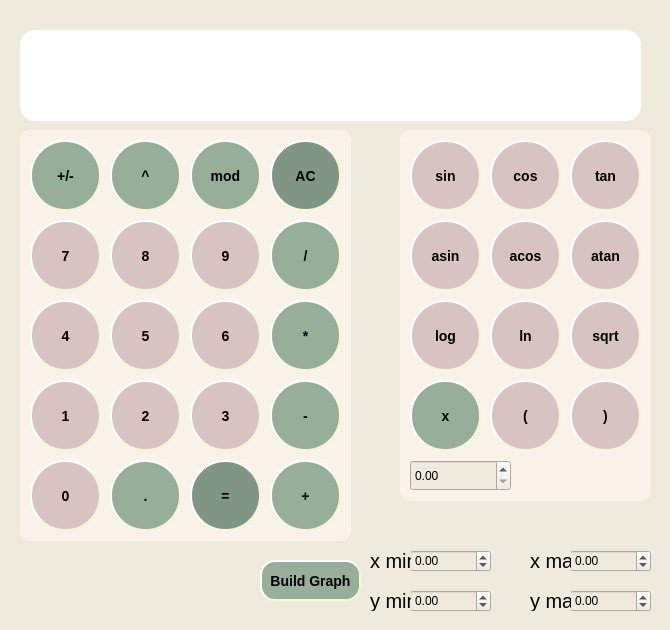
<?xml version="1.0" encoding="UTF-8"?>
<ui version="4.0">
 <class>defoltwindow</class>
 <widget class="QWidget" name="defoltwindow">
  <property name="geometry">
   <rect>
    <x>0</x>
    <y>0</y>
    <width>670</width>
    <height>630</height>
   </rect>
  </property>
  <property name="palette">
   <palette>
    <active>
     <colorrole role="Button">
      <brush brushstyle="SolidPattern">
       <color alpha="255">
        <red>239</red>
        <green>234</green>
        <blue>222</blue>
       </color>
      </brush>
     </colorrole>
     <colorrole role="Base">
      <brush brushstyle="SolidPattern">
       <color alpha="255">
        <red>239</red>
        <green>234</green>
        <blue>222</blue>
       </color>
      </brush>
     </colorrole>
     <colorrole role="Window">
      <brush brushstyle="SolidPattern">
       <color alpha="255">
        <red>239</red>
        <green>234</green>
        <blue>222</blue>
       </color>
      </brush>
     </colorrole>
    </active>
    <inactive>
     <colorrole role="Button">
      <brush brushstyle="SolidPattern">
       <color alpha="255">
        <red>239</red>
        <green>234</green>
        <blue>222</blue>
       </color>
      </brush>
     </colorrole>
     <colorrole role="Base">
      <brush brushstyle="SolidPattern">
       <color alpha="255">
        <red>239</red>
        <green>234</green>
        <blue>222</blue>
       </color>
      </brush>
     </colorrole>
     <colorrole role="Window">
      <brush brushstyle="SolidPattern">
       <color alpha="255">
        <red>239</red>
        <green>234</green>
        <blue>222</blue>
       </color>
      </brush>
     </colorrole>
    </inactive>
    <disabled>
     <colorrole role="Button">
      <brush brushstyle="SolidPattern">
       <color alpha="255">
        <red>239</red>
        <green>234</green>
        <blue>222</blue>
       </color>
      </brush>
     </colorrole>
     <colorrole role="Base">
      <brush brushstyle="SolidPattern">
       <color alpha="255">
        <red>239</red>
        <green>234</green>
        <blue>222</blue>
       </color>
      </brush>
     </colorrole>
     <colorrole role="Window">
      <brush brushstyle="SolidPattern">
       <color alpha="255">
        <red>239</red>
        <green>234</green>
        <blue>222</blue>
       </color>
      </brush>
     </colorrole>
    </disabled>
   </palette>
  </property>
  <property name="windowTitle">
   <string>calculator</string>
  </property>
  <property name="styleSheet">
   <string notr="true">QWidget{
background-color:rgb(239, 234, 222);
}</string>
  </property>
  <widget class="QPushButton" name="button_open">
   <property name="geometry">
    <rect>
     <x>490</x>
     <y>380</y>
     <width>71</width>
     <height>71</height>
    </rect>
   </property>
   <property name="styleSheet">
    <string notr="true">QPushButton{
     background-color: rgb(215, 196, 194);
     border-style: outset;
	border-width: 2px;
     border-radius: 35px;
     border-color: beige;
     font: bold 14px;
 }
 QPushButton:pressed {
     background-color: rgb(236, 215, 213);
     border-style: inset;
 }</string>
   </property>
   <property name="text">
    <string>(</string>
   </property>
  </widget>
  <widget class="QPushButton" name="button_close">
   <property name="geometry">
    <rect>
     <x>570</x>
     <y>380</y>
     <width>71</width>
     <height>71</height>
    </rect>
   </property>
   <property name="styleSheet">
    <string notr="true">QPushButton{
     background-color: rgb(215, 196, 194);
     border-style: outset;
	border-width: 2px;
     border-radius: 35px;
     border-color: beige;
     font: bold 14px;
 }
 QPushButton:pressed {
     background-color: rgb(236, 215, 213);
     border-style: inset;
 }</string>
   </property>
   <property name="text">
    <string>)</string>
   </property>
  </widget>
  <widget class="QPushButton" name="button_ac">
   <property name="geometry">
    <rect>
     <x>270</x>
     <y>140</y>
     <width>71</width>
     <height>71</height>
    </rect>
   </property>
   <property name="styleSheet">
    <string notr="true">QPushButton{
     background-color: rgb(129, 149, 133);
     border-style: outset;
	border-width: 2px;
     border-radius: 35px;
     border-color: beige;
     font: bold 14px;
 }
 QPushButton:pressed {
     background-color: rgb(132, 152, 136);
     border-style: inset;
 }</string>
   </property>
   <property name="text">
    <string>AC</string>
   </property>
  </widget>
  <widget class="QPushButton" name="un_minus">
   <property name="geometry">
    <rect>
     <x>30</x>
     <y>140</y>
     <width>71</width>
     <height>71</height>
    </rect>
   </property>
   <property name="styleSheet">
    <string notr="true"> QPushButton{
     background-color: rgb(151, 174, 155);
     border-style: outset;
	border-width: 2px;
     border-radius: 35px;
     border-color: beige;
     font: bold 14px;
 }
 QPushButton:pressed {
     background-color: rgb(169, 195, 175);
     border-style: inset;
 }</string>
   </property>
   <property name="text">
    <string>+/-</string>
   </property>
  </widget>
  <widget class="QPushButton" name="button_pow">
   <property name="geometry">
    <rect>
     <x>110</x>
     <y>140</y>
     <width>71</width>
     <height>71</height>
    </rect>
   </property>
   <property name="styleSheet">
    <string notr="true">QPushButton{
     background-color: rgb(151, 174, 155);
     border-style: outset;
	border-width: 2px;
     border-radius: 35px;
     border-color: beige;
     font: bold 14px;
 }
 QPushButton:pressed {
     background-color: rgb(169, 195, 175);
     border-style: inset;
 }</string>
   </property>
   <property name="text">
    <string>^</string>
   </property>
  </widget>
  <widget class="QPushButton" name="button_mod">
   <property name="geometry">
    <rect>
     <x>190</x>
     <y>140</y>
     <width>71</width>
     <height>71</height>
    </rect>
   </property>
   <property name="styleSheet">
    <string notr="true">QPushButton{
     background-color: rgb(151, 174, 155);
     border-style: outset;
	border-width: 2px;
     border-radius: 35px;
     border-color: beige;
     font: bold 14px;
 }
 QPushButton:pressed {
     background-color: rgb(169, 195, 175);
     border-style: inset;
 }</string>
   </property>
   <property name="text">
    <string>mod</string>
   </property>
  </widget>
  <widget class="QPushButton" name="number_7">
   <property name="geometry">
    <rect>
     <x>30</x>
     <y>220</y>
     <width>71</width>
     <height>71</height>
    </rect>
   </property>
   <property name="font">
    <font>
     <pointsize>-1</pointsize>
     <italic>false</italic>
     <bold>true</bold>
    </font>
   </property>
   <property name="styleSheet">
    <string notr="true"> QPushButton{
     background-color: rgb(215, 196, 194);
     border-style: outset;
	border-width: 2px;
     border-radius: 35px;
     border-color: beige;
     font: bold 14px;
 }
 QPushButton:pressed {
     background-color: rgb(236, 215, 213);
     border-style: inset;
 }</string>
   </property>
   <property name="text">
    <string>7</string>
   </property>
  </widget>
  <widget class="QPushButton" name="button_div">
   <property name="geometry">
    <rect>
     <x>270</x>
     <y>220</y>
     <width>71</width>
     <height>71</height>
    </rect>
   </property>
   <property name="styleSheet">
    <string notr="true">QPushButton{
     background-color: rgb(151, 174, 155);
     border-style: outset;
	border-width: 2px;
     border-radius: 35px;
     border-color: beige;
     font: bold 14px;
 }
 QPushButton:pressed {
     background-color: rgb(169, 195, 175);
     border-style: inset;
 }</string>
   </property>
   <property name="text">
    <string>/</string>
   </property>
  </widget>
  <widget class="QPushButton" name="number_8">
   <property name="geometry">
    <rect>
     <x>110</x>
     <y>220</y>
     <width>71</width>
     <height>71</height>
    </rect>
   </property>
   <property name="styleSheet">
    <string notr="true">QPushButton{
     background-color: rgb(215, 196, 194);
     border-style: outset;
	border-width: 2px;
     border-radius: 35px;
     border-color: beige;
     font: bold 14px;
 }
 QPushButton:pressed {
     background-color: rgb(236, 215, 213);
     border-style: inset;
 }</string>
   </property>
   <property name="text">
    <string>8</string>
   </property>
  </widget>
  <widget class="QPushButton" name="number_9">
   <property name="geometry">
    <rect>
     <x>190</x>
     <y>220</y>
     <width>71</width>
     <height>71</height>
    </rect>
   </property>
   <property name="styleSheet">
    <string notr="true">QPushButton{
     background-color: rgb(215, 196, 194);
     border-style: outset;
	border-width: 2px;
     border-radius: 35px;
     border-color: beige;
     font: bold 14px;
 }
 QPushButton:pressed {
     background-color: rgb(236, 215, 213);
     border-style: inset;
 }</string>
   </property>
   <property name="text">
    <string>9</string>
   </property>
  </widget>
  <widget class="QPushButton" name="button_mult">
   <property name="geometry">
    <rect>
     <x>270</x>
     <y>300</y>
     <width>71</width>
     <height>71</height>
    </rect>
   </property>
   <property name="styleSheet">
    <string notr="true">QPushButton{
     background-color: rgb(151, 174, 155);
     border-style: outset;
	border-width: 2px;
     border-radius: 35px;
     border-color: beige;
     font: bold 14px;
 }
 QPushButton:pressed {
     background-color: rgb(169, 195, 175);
     border-style: inset;
 }</string>
   </property>
   <property name="text">
    <string>*</string>
   </property>
  </widget>
  <widget class="QPushButton" name="button_minus">
   <property name="geometry">
    <rect>
     <x>270</x>
     <y>380</y>
     <width>71</width>
     <height>71</height>
    </rect>
   </property>
   <property name="styleSheet">
    <string notr="true">QPushButton{
     background-color: rgb(151, 174, 155);
     border-style: outset;
	border-width: 2px;
     border-radius: 35px;
     border-color: beige;
     font: bold 14px;
 }
 QPushButton:pressed {
     background-color: rgb(169, 195, 175);
     border-style: inset;
 }</string>
   </property>
   <property name="text">
    <string>-</string>
   </property>
  </widget>
  <widget class="QPushButton" name="button_plus">
   <property name="geometry">
    <rect>
     <x>270</x>
     <y>460</y>
     <width>71</width>
     <height>71</height>
    </rect>
   </property>
   <property name="styleSheet">
    <string notr="true">QPushButton{
     background-color: rgb(151, 174, 155);
     border-style: outset;
	border-width: 2px;
     border-radius: 35px;
     border-color: beige;
     font: bold 14px;
 }
 QPushButton:pressed {
     background-color: rgb(169, 195, 175);
     border-style: inset;
 }</string>
   </property>
   <property name="text">
    <string>+</string>
   </property>
  </widget>
  <widget class="QPushButton" name="number_4">
   <property name="geometry">
    <rect>
     <x>30</x>
     <y>300</y>
     <width>71</width>
     <height>71</height>
    </rect>
   </property>
   <property name="styleSheet">
    <string notr="true">QPushButton{
     background-color: rgb(215, 196, 194);
     border-style: outset;
	border-width: 2px;
     border-radius: 35px;
     border-color: beige;
     font: bold 14px;
 }
 QPushButton:pressed {
     background-color: rgb(236, 215, 213);
     border-style: inset;
 }</string>
   </property>
   <property name="text">
    <string>4</string>
   </property>
  </widget>
  <widget class="QPushButton" name="number_5">
   <property name="geometry">
    <rect>
     <x>110</x>
     <y>300</y>
     <width>71</width>
     <height>71</height>
    </rect>
   </property>
   <property name="styleSheet">
    <string notr="true">QPushButton{
     background-color: rgb(215, 196, 194);
     border-style: outset;
	border-width: 2px;
     border-radius: 35px;
     border-color: beige;
     font: bold 14px;
 }
 QPushButton:pressed {
     background-color: rgb(236, 215, 213);
     border-style: inset;
 }</string>
   </property>
   <property name="text">
    <string>5</string>
   </property>
  </widget>
  <widget class="QPushButton" name="number_6">
   <property name="geometry">
    <rect>
     <x>190</x>
     <y>300</y>
     <width>71</width>
     <height>71</height>
    </rect>
   </property>
   <property name="styleSheet">
    <string notr="true">QPushButton{
     background-color: rgb(215, 196, 194);
     border-style: outset;
	border-width: 2px;
     border-radius: 35px;
     border-color: beige;
     font: bold 14px;
 }
 QPushButton:pressed {
     background-color: rgb(236, 215, 213);
     border-style: inset;
 }</string>
   </property>
   <property name="text">
    <string>6</string>
   </property>
  </widget>
  <widget class="QPushButton" name="number_1">
   <property name="geometry">
    <rect>
     <x>30</x>
     <y>380</y>
     <width>71</width>
     <height>71</height>
    </rect>
   </property>
   <property name="styleSheet">
    <string notr="true">QPushButton{
     background-color: rgb(215, 196, 194);
     border-style: outset;
	border-width: 2px;
     border-radius: 35px;
     border-color: beige;
     font: bold 14px;
 }
 QPushButton:pressed {
     background-color: rgb(236, 215, 213);
     border-style: inset;
 }</string>
   </property>
   <property name="text">
    <string>1</string>
   </property>
  </widget>
  <widget class="QPushButton" name="number_2">
   <property name="geometry">
    <rect>
     <x>110</x>
     <y>380</y>
     <width>71</width>
     <height>71</height>
    </rect>
   </property>
   <property name="styleSheet">
    <string notr="true">QPushButton{
     background-color: rgb(215, 196, 194);
     border-style: outset;
	border-width: 2px;
     border-radius: 35px;
     border-color: beige;
     font: bold 14px;
 }
 QPushButton:pressed {
     background-color: rgb(236, 215, 213);
     border-style: inset;
 }</string>
   </property>
   <property name="text">
    <string>2</string>
   </property>
  </widget>
  <widget class="QPushButton" name="number_3">
   <property name="geometry">
    <rect>
     <x>190</x>
     <y>380</y>
     <width>71</width>
     <height>71</height>
    </rect>
   </property>
   <property name="styleSheet">
    <string notr="true">QPushButton{
     background-color: rgb(215, 196, 194);
     border-style: outset;
	border-width: 2px;
     border-radius: 35px;
     border-color: beige;
     font: bold 14px;
 }
 QPushButton:pressed {
     background-color: rgb(236, 215, 213);
     border-style: inset;
 }</string>
   </property>
   <property name="text">
    <string>3</string>
   </property>
  </widget>
  <widget class="QPushButton" name="number_0">
   <property name="geometry">
    <rect>
     <x>30</x>
     <y>460</y>
     <width>71</width>
     <height>71</height>
    </rect>
   </property>
   <property name="styleSheet">
    <string notr="true">QPushButton{
     background-color: rgb(215, 196, 194);
     border-style: outset;
	border-width: 2px;
     border-radius: 35px;
     border-color: beige;
     font: bold 14px;
 }
 QPushButton:pressed {
     background-color: rgb(236, 215, 213);
     border-style: inset;
 }</string>
   </property>
   <property name="text">
    <string>0</string>
   </property>
  </widget>
  <widget class="QPushButton" name="button_dot">
   <property name="geometry">
    <rect>
     <x>110</x>
     <y>460</y>
     <width>71</width>
     <height>71</height>
    </rect>
   </property>
   <property name="styleSheet">
    <string notr="true">QPushButton{
     background-color: rgb(151, 174, 155);
     border-style: outset;
	border-width: 2px;
     border-radius: 35px;
     border-color: beige;
     font: bold 14px;
 }
 QPushButton:pressed {
     background-color: rgb(169, 195, 175);
     border-style: inset;
 }</string>
   </property>
   <property name="text">
    <string>.</string>
   </property>
  </widget>
  <widget class="QPushButton" name="button_equals">
   <property name="geometry">
    <rect>
     <x>190</x>
     <y>460</y>
     <width>71</width>
     <height>71</height>
    </rect>
   </property>
   <property name="styleSheet">
    <string notr="true">QPushButton{
     background-color: rgb(129, 149, 133);
     border-style: outset;
	border-width: 2px;
     border-radius: 35px;
     border-color: beige;
     font: bold 14px;
 }
 QPushButton:pressed {
     background-color: rgb(132, 152, 136);
     border-style: inset;
 }</string>
   </property>
   <property name="text">
    <string>=</string>
   </property>
  </widget>
  <widget class="QPushButton" name="button_sin">
   <property name="geometry">
    <rect>
     <x>410</x>
     <y>140</y>
     <width>71</width>
     <height>71</height>
    </rect>
   </property>
   <property name="styleSheet">
    <string notr="true">QPushButton{
     background-color: rgb(215, 196, 194);
     border-style: outset;
	border-width: 2px;
     border-radius: 35px;
     border-color: beige;
     font: bold 14px;
 }
 QPushButton:pressed {
     background-color: rgb(236, 215, 213);
     border-style: inset;
 }</string>
   </property>
   <property name="text">
    <string>sin</string>
   </property>
  </widget>
  <widget class="QPushButton" name="button_cos">
   <property name="geometry">
    <rect>
     <x>490</x>
     <y>140</y>
     <width>71</width>
     <height>71</height>
    </rect>
   </property>
   <property name="styleSheet">
    <string notr="true">QPushButton{
     background-color: rgb(215, 196, 194);
     border-style: outset;
	border-width: 2px;
     border-radius: 35px;
     border-color: beige;
     font: bold 14px;
 }
 QPushButton:pressed {
     background-color: rgb(236, 215, 213);
     border-style: inset;
 }</string>
   </property>
   <property name="text">
    <string>cos</string>
   </property>
  </widget>
  <widget class="QPushButton" name="button_tan">
   <property name="geometry">
    <rect>
     <x>570</x>
     <y>140</y>
     <width>71</width>
     <height>71</height>
    </rect>
   </property>
   <property name="styleSheet">
    <string notr="true">QPushButton{
     background-color: rgb(215, 196, 194);
     border-style: outset;
	border-width: 2px;
     border-radius: 35px;
     border-color: beige;
     font: bold 14px;
 }
 QPushButton:pressed {
     background-color: rgb(236, 215, 213);
     border-style: inset;
 }</string>
   </property>
   <property name="text">
    <string>tan</string>
   </property>
  </widget>
  <widget class="QPushButton" name="button_asin">
   <property name="geometry">
    <rect>
     <x>410</x>
     <y>220</y>
     <width>71</width>
     <height>71</height>
    </rect>
   </property>
   <property name="styleSheet">
    <string notr="true">QPushButton{
     background-color: rgb(215, 196, 194);
     border-style: outset;
	border-width: 2px;
     border-radius: 35px;
     border-color: beige;
     font: bold 14px;
 }
 QPushButton:pressed {
     background-color: rgb(236, 215, 213);
     border-style: inset;
 }</string>
   </property>
   <property name="text">
    <string>asin</string>
   </property>
  </widget>
  <widget class="QPushButton" name="button_atan">
   <property name="geometry">
    <rect>
     <x>570</x>
     <y>220</y>
     <width>71</width>
     <height>71</height>
    </rect>
   </property>
   <property name="styleSheet">
    <string notr="true">QPushButton{
     background-color: rgb(215, 196, 194);
     border-style: outset;
	border-width: 2px;
     border-radius: 35px;
     border-color: beige;
     font: bold 14px;
 }
 QPushButton:pressed {
     background-color: rgb(236, 215, 213);
     border-style: inset;
 }</string>
   </property>
   <property name="text">
    <string>atan</string>
   </property>
  </widget>
  <widget class="QPushButton" name="button_acos">
   <property name="geometry">
    <rect>
     <x>490</x>
     <y>220</y>
     <width>71</width>
     <height>71</height>
    </rect>
   </property>
   <property name="styleSheet">
    <string notr="true">QPushButton{
     background-color: rgb(215, 196, 194);
     border-style: outset;
	border-width: 2px;
     border-radius: 35px;
     border-color: beige;
     font: bold 14px;
 }
 QPushButton:pressed {
     background-color: rgb(236, 215, 213);
     border-style: inset;
 }</string>
   </property>
   <property name="text">
    <string>acos</string>
   </property>
  </widget>
  <widget class="QPushButton" name="button_ln">
   <property name="geometry">
    <rect>
     <x>490</x>
     <y>300</y>
     <width>71</width>
     <height>71</height>
    </rect>
   </property>
   <property name="styleSheet">
    <string notr="true">QPushButton{
     background-color: rgb(215, 196, 194);
     border-style: outset;
	border-width: 2px;
     border-radius: 35px;
     border-color: beige;
     font: bold 14px;
 }
 QPushButton:pressed {
     background-color: rgb(236, 215, 213);
     border-style: inset;
 }</string>
   </property>
   <property name="text">
    <string>ln</string>
   </property>
  </widget>
  <widget class="QPushButton" name="button_sqrt">
   <property name="geometry">
    <rect>
     <x>570</x>
     <y>300</y>
     <width>71</width>
     <height>71</height>
    </rect>
   </property>
   <property name="styleSheet">
    <string notr="true">QPushButton{
     background-color: rgb(215, 196, 194);
     border-style: outset;
	border-width: 2px;
     border-radius: 35px;
     border-color: beige;
     font: bold 14px;
 }
 QPushButton:pressed {
     background-color: rgb(236, 215, 213);
     border-style: inset;
 }</string>
   </property>
   <property name="text">
    <string>sqrt</string>
   </property>
  </widget>
  <widget class="QPushButton" name="button_log">
   <property name="geometry">
    <rect>
     <x>410</x>
     <y>300</y>
     <width>71</width>
     <height>71</height>
    </rect>
   </property>
   <property name="styleSheet">
    <string notr="true">QPushButton{
     background-color: rgb(215, 196, 194);
     border-style: outset;
	border-width: 2px;
     border-radius: 35px;
     border-color: beige;
     font: bold 14px;
 }
 QPushButton:pressed {
     background-color: rgb(236, 215, 213);
     border-style: inset;
 }</string>
   </property>
   <property name="text">
    <string>log</string>
   </property>
  </widget>
  <widget class="QLabel" name="result_line">
   <property name="geometry">
    <rect>
     <x>20</x>
     <y>30</y>
     <width>621</width>
     <height>91</height>
    </rect>
   </property>
   <property name="palette">
    <palette>
     <active>
      <colorrole role="WindowText">
       <brush brushstyle="SolidPattern">
        <color alpha="255">
         <red>151</red>
         <green>174</green>
         <blue>155</blue>
        </color>
       </brush>
      </colorrole>
      <colorrole role="Button">
       <brush brushstyle="SolidPattern">
        <color alpha="255">
         <red>255</red>
         <green>255</green>
         <blue>255</blue>
        </color>
       </brush>
      </colorrole>
      <colorrole role="Text">
       <brush brushstyle="SolidPattern">
        <color alpha="255">
         <red>151</red>
         <green>174</green>
         <blue>155</blue>
        </color>
       </brush>
      </colorrole>
      <colorrole role="ButtonText">
       <brush brushstyle="SolidPattern">
        <color alpha="255">
         <red>151</red>
         <green>174</green>
         <blue>155</blue>
        </color>
       </brush>
      </colorrole>
      <colorrole role="Base">
       <brush brushstyle="SolidPattern">
        <color alpha="255">
         <red>255</red>
         <green>255</green>
         <blue>255</blue>
        </color>
       </brush>
      </colorrole>
      <colorrole role="Window">
       <brush brushstyle="SolidPattern">
        <color alpha="255">
         <red>255</red>
         <green>255</green>
         <blue>255</blue>
        </color>
       </brush>
      </colorrole>
      <colorrole role="PlaceholderText">
       <brush brushstyle="SolidPattern">
        <color alpha="255">
         <red>151</red>
         <green>174</green>
         <blue>155</blue>
        </color>
       </brush>
      </colorrole>
     </active>
     <inactive>
      <colorrole role="WindowText">
       <brush brushstyle="SolidPattern">
        <color alpha="255">
         <red>151</red>
         <green>174</green>
         <blue>155</blue>
        </color>
       </brush>
      </colorrole>
      <colorrole role="Button">
       <brush brushstyle="SolidPattern">
        <color alpha="255">
         <red>255</red>
         <green>255</green>
         <blue>255</blue>
        </color>
       </brush>
      </colorrole>
      <colorrole role="Text">
       <brush brushstyle="SolidPattern">
        <color alpha="255">
         <red>151</red>
         <green>174</green>
         <blue>155</blue>
        </color>
       </brush>
      </colorrole>
      <colorrole role="ButtonText">
       <brush brushstyle="SolidPattern">
        <color alpha="255">
         <red>151</red>
         <green>174</green>
         <blue>155</blue>
        </color>
       </brush>
      </colorrole>
      <colorrole role="Base">
       <brush brushstyle="SolidPattern">
        <color alpha="255">
         <red>255</red>
         <green>255</green>
         <blue>255</blue>
        </color>
       </brush>
      </colorrole>
      <colorrole role="Window">
       <brush brushstyle="SolidPattern">
        <color alpha="255">
         <red>255</red>
         <green>255</green>
         <blue>255</blue>
        </color>
       </brush>
      </colorrole>
      <colorrole role="PlaceholderText">
       <brush brushstyle="SolidPattern">
        <color alpha="255">
         <red>151</red>
         <green>174</green>
         <blue>155</blue>
        </color>
       </brush>
      </colorrole>
     </inactive>
     <disabled>
      <colorrole role="WindowText">
       <brush brushstyle="SolidPattern">
        <color alpha="255">
         <red>151</red>
         <green>174</green>
         <blue>155</blue>
        </color>
       </brush>
      </colorrole>
      <colorrole role="Button">
       <brush brushstyle="SolidPattern">
        <color alpha="255">
         <red>255</red>
         <green>255</green>
         <blue>255</blue>
        </color>
       </brush>
      </colorrole>
      <colorrole role="Text">
       <brush brushstyle="SolidPattern">
        <color alpha="255">
         <red>151</red>
         <green>174</green>
         <blue>155</blue>
        </color>
       </brush>
      </colorrole>
      <colorrole role="ButtonText">
       <brush brushstyle="SolidPattern">
        <color alpha="255">
         <red>151</red>
         <green>174</green>
         <blue>155</blue>
        </color>
       </brush>
      </colorrole>
      <colorrole role="Base">
       <brush brushstyle="SolidPattern">
        <color alpha="255">
         <red>255</red>
         <green>255</green>
         <blue>255</blue>
        </color>
       </brush>
      </colorrole>
      <colorrole role="Window">
       <brush brushstyle="SolidPattern">
        <color alpha="255">
         <red>255</red>
         <green>255</green>
         <blue>255</blue>
        </color>
       </brush>
      </colorrole>
      <colorrole role="PlaceholderText">
       <brush brushstyle="SolidPattern">
        <color alpha="255">
         <red>151</red>
         <green>174</green>
         <blue>155</blue>
        </color>
       </brush>
      </colorrole>
     </disabled>
    </palette>
   </property>
   <property name="styleSheet">
    <string notr="true">QLabel{
background-color: white;
border-radius: 15px;
color:rgb(151, 174, 155);
}</string>
   </property>
   <property name="text">
    <string/>
   </property>
  </widget>
  <widget class="QPushButton" name="button_x">
   <property name="geometry">
    <rect>
     <x>410</x>
     <y>380</y>
     <width>71</width>
     <height>71</height>
    </rect>
   </property>
   <property name="styleSheet">
    <string notr="true">QPushButton{
     background-color: rgb(151, 174, 155);
     border-style: outset;
	border-width: 2px;
     border-radius: 35px;
     border-color: beige;
     font: bold 14px;
 }
 QPushButton:pressed {
     background-color: rgb(169, 195, 175);
     border-style: inset;
 }</string>
   </property>
   <property name="text">
    <string>x</string>
   </property>
  </widget>
  <widget class="QDoubleSpinBox" name="x_line">
   <property name="geometry">
    <rect>
     <x>410</x>
     <y>460</y>
     <width>101</width>
     <height>31</height>
    </rect>
   </property>
  </widget>
  <widget class="QPushButton" name="button_graph">
   <property name="geometry">
    <rect>
     <x>260</x>
     <y>560</y>
     <width>101</width>
     <height>41</height>
    </rect>
   </property>
   <property name="styleSheet">
    <string notr="true">QPushButton{
     background-color: rgb(151, 174, 155);
     border-style: outset;
	border-width: 2px;
     border-radius: 15px;
     border-color: beige;
     font: bold 14px;
 }</string>
   </property>
   <property name="text">
    <string>Build Graph</string>
   </property>
  </widget>
  <widget class="QLabel" name="label">
   <property name="geometry">
    <rect>
     <x>20</x>
     <y>130</y>
     <width>331</width>
     <height>411</height>
    </rect>
   </property>
   <property name="styleSheet">
    <string notr="true">QLabel{
background-color: rgb(248, 242, 232);
border-radius: 10px;
}</string>
   </property>
   <property name="text">
    <string/>
   </property>
  </widget>
  <widget class="QLabel" name="label_2">
   <property name="geometry">
    <rect>
     <x>400</x>
     <y>130</y>
     <width>251</width>
     <height>371</height>
    </rect>
   </property>
   <property name="styleSheet">
    <string notr="true">QLabel{
background-color: rgb(248, 242, 232);
border-radius: 10px;
}</string>
   </property>
   <property name="text">
    <string/>
   </property>
  </widget>
  <widget class="QDoubleSpinBox" name="x_min">
   <property name="geometry">
    <rect>
     <x>410</x>
     <y>550</y>
     <width>81</width>
     <height>22</height>
    </rect>
   </property>
   <property name="minimum">
    <double>-1000000.000000000000000</double>
   </property>
   <property name="maximum">
    <double>1000000.000000000000000</double>
   </property>
  </widget>
  <widget class="QDoubleSpinBox" name="x_max">
   <property name="geometry">
    <rect>
     <x>570</x>
     <y>550</y>
     <width>81</width>
     <height>22</height>
    </rect>
   </property>
   <property name="minimum">
    <double>-1000000.000000000000000</double>
   </property>
   <property name="maximum">
    <double>1000000.000000000000000</double>
   </property>
  </widget>
  <widget class="QDoubleSpinBox" name="y_min">
   <property name="geometry">
    <rect>
     <x>410</x>
     <y>590</y>
     <width>81</width>
     <height>22</height>
    </rect>
   </property>
   <property name="minimum">
    <double>-1000000.000000000000000</double>
   </property>
   <property name="maximum">
    <double>1000000.000000000000000</double>
   </property>
  </widget>
  <widget class="QDoubleSpinBox" name="y_max">
   <property name="geometry">
    <rect>
     <x>570</x>
     <y>590</y>
     <width>81</width>
     <height>22</height>
    </rect>
   </property>
   <property name="minimum">
    <double>-1000000.000000000000000</double>
   </property>
   <property name="maximum">
    <double>1000000.000000000000000</double>
   </property>
  </widget>
  <widget class="QLabel" name="label_4">
   <property name="geometry">
    <rect>
     <x>370</x>
     <y>550</y>
     <width>41</width>
     <height>21</height>
    </rect>
   </property>
   <property name="font">
    <font>
     <pointsize>15</pointsize>
    </font>
   </property>
   <property name="text">
    <string>x min</string>
   </property>
  </widget>
  <widget class="QLabel" name="label_5">
   <property name="geometry">
    <rect>
     <x>530</x>
     <y>550</y>
     <width>41</width>
     <height>21</height>
    </rect>
   </property>
   <property name="font">
    <font>
     <pointsize>15</pointsize>
    </font>
   </property>
   <property name="text">
    <string>x max</string>
   </property>
  </widget>
  <widget class="QLabel" name="label_6">
   <property name="geometry">
    <rect>
     <x>370</x>
     <y>590</y>
     <width>41</width>
     <height>21</height>
    </rect>
   </property>
   <property name="font">
    <font>
     <pointsize>15</pointsize>
    </font>
   </property>
   <property name="text">
    <string>y min</string>
   </property>
  </widget>
  <widget class="QLabel" name="label_7">
   <property name="geometry">
    <rect>
     <x>530</x>
     <y>590</y>
     <width>41</width>
     <height>21</height>
    </rect>
   </property>
   <property name="font">
    <font>
     <pointsize>15</pointsize>
    </font>
   </property>
   <property name="text">
    <string>y max</string>
   </property>
  </widget>
  <zorder>label_2</zorder>
  <zorder>label</zorder>
  <zorder>button_open</zorder>
  <zorder>button_close</zorder>
  <zorder>button_ac</zorder>
  <zorder>un_minus</zorder>
  <zorder>button_pow</zorder>
  <zorder>button_mod</zorder>
  <zorder>number_7</zorder>
  <zorder>button_div</zorder>
  <zorder>number_8</zorder>
  <zorder>number_9</zorder>
  <zorder>button_mult</zorder>
  <zorder>button_minus</zorder>
  <zorder>button_plus</zorder>
  <zorder>number_4</zorder>
  <zorder>number_5</zorder>
  <zorder>number_6</zorder>
  <zorder>number_1</zorder>
  <zorder>number_2</zorder>
  <zorder>number_3</zorder>
  <zorder>number_0</zorder>
  <zorder>button_dot</zorder>
  <zorder>button_equals</zorder>
  <zorder>button_sin</zorder>
  <zorder>button_cos</zorder>
  <zorder>button_tan</zorder>
  <zorder>button_asin</zorder>
  <zorder>button_atan</zorder>
  <zorder>button_acos</zorder>
  <zorder>button_ln</zorder>
  <zorder>button_sqrt</zorder>
  <zorder>button_log</zorder>
  <zorder>result_line</zorder>
  <zorder>button_x</zorder>
  <zorder>x_line</zorder>
  <zorder>button_graph</zorder>
  <zorder>x_min</zorder>
  <zorder>x_max</zorder>
  <zorder>y_min</zorder>
  <zorder>y_max</zorder>
  <zorder>label_4</zorder>
  <zorder>label_5</zorder>
  <zorder>label_6</zorder>
  <zorder>label_7</zorder>
 </widget>
 <resources/>
 <connections/>
</ui>
